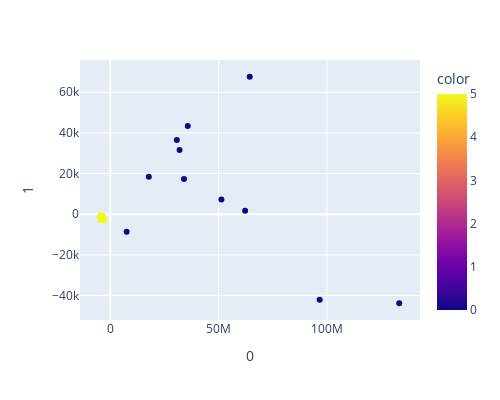

The code cell stored with this chart in its notebook:
### Code cell
components_svc = pca(svc_pred, X_test)
visu_pca(components_svc, svc_pred)

### Figure 1 — Plotly figure (JSON) as saved in the notebook; plotly's stock layout.template omitted (floating-point values rounded to 4 significant figures; data arrays with more than 128 entries replaced by an {"elided": "..."} marker saying what was removed)
{"data": [{"hovertemplate": "0=%{x}<br>1=%{y}<br>color=%{marker.color}<extra></extra>", "legendgroup": "", "marker": {"color": {"elided": "140 int values"}, "coloraxis": "coloraxis", "symbol": "circle"}, "mode": "markers", "name": "", "orientation": "v", "showlegend": false, "type": "scatter", "x": {"elided": "140 float values"}, "xaxis": "x", "y": {"elided": "140 float values"}, "yaxis": "y"}], "layout": {"coloraxis": {"colorbar": {"title": {"text": "color"}}, "colorscale": [[0, "#0d0887"], [0.1111, "#46039f"], [0.2222, "#7201a8"], [0.3333, "#9c179e"], [0.4444, "#bd3786"], [0.5556, "#d8576b"], [0.6667, "#ed7953"], [0.7778, "#fb9f3a"], [0.8889, "#fdca26"], [1, "#f0f921"]]}, "height": 400, "legend": {"tracegroupgap": 0}, "margin": {"t": 60}, "width": 500, "xaxis": {"anchor": "y", "domain": [0, 1], "title": {"text": "0"}}, "yaxis": {"anchor": "x", "domain": [0, 1], "title": {"text": "1"}}}}
